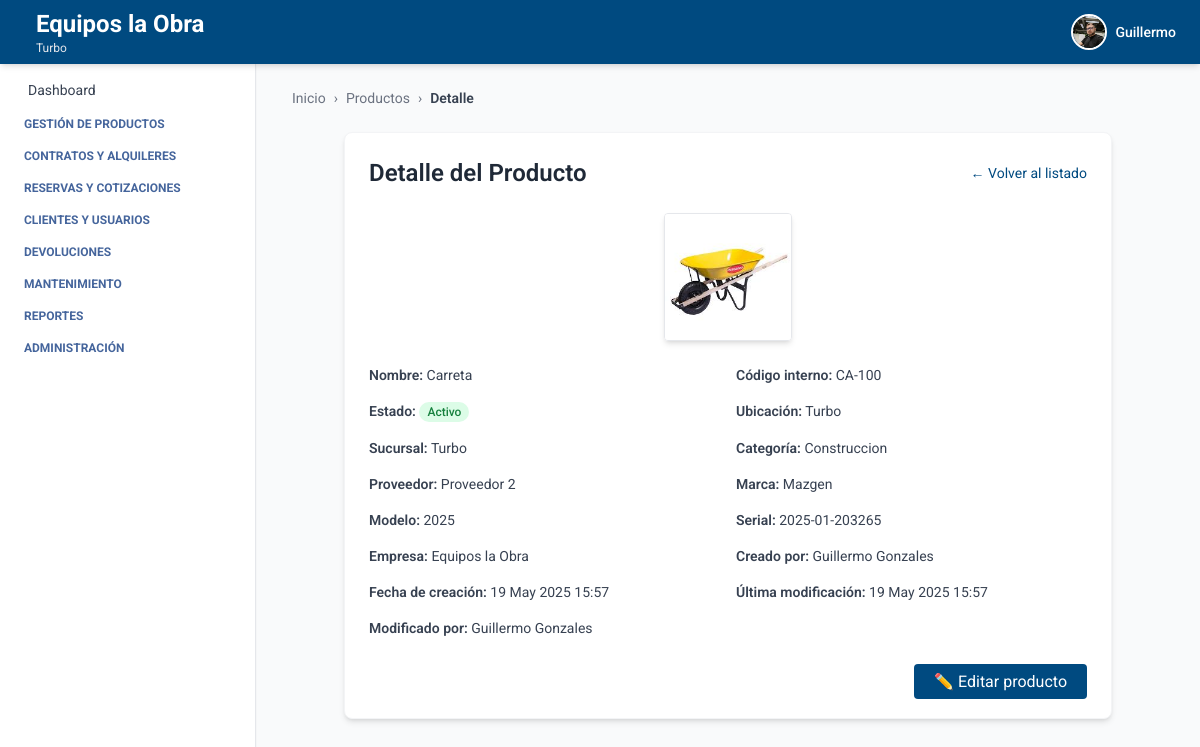
The app's page /productos/detalles/12/ (signed in), older data.
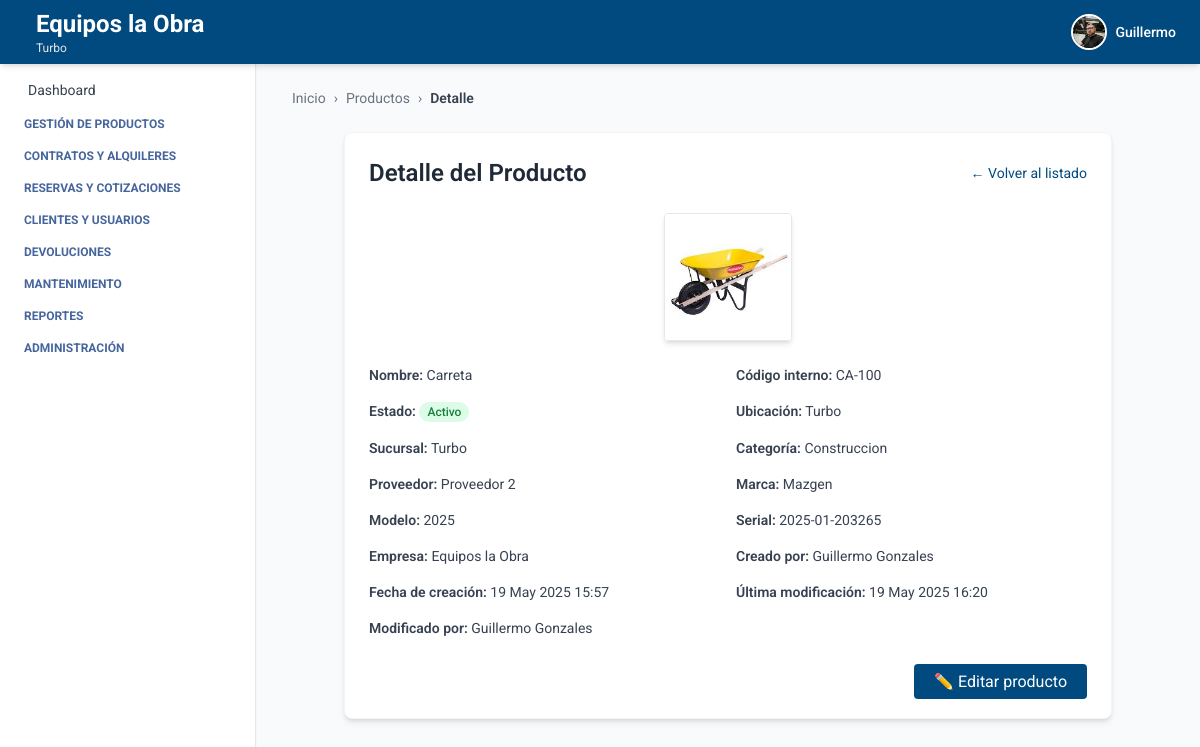
The same page, newer data.
### producto/models.py (models this page shows, shortened)
class Producto(models.Model):
    ESTADOS = [
        ("activo", "Activo"),
        ("inactivo", "Inactivo"),
        ("disponible", "Disponible"),
        ("no_disponible", "No disponible"),
    ]
    nombre = models.CharField(max_length=100)
    descripcion = models.TextField()
    codigo_interno = models.CharField(max_length=50)
    estado = models.CharField(max_length=20, choices=ESTADOS, default="activo")
    iva_porcentaje = models.DecimalField(max_digits=5, decimal_places=2, default=0, help_text="Porcentaje de IVA aplicado al producto")
    ubicacion_actual = models.CharField(max_length=100)
    marca = models.CharField(max_length=100, blank=True, null=True)
    modelo = models.CharField(max_length=100, blank=True, null=True)
    serial = models.CharField(max_length=100, blank=True, null=True)
    imagen = models.ImageField(upload_to="media/productos/", null=True, blank=True)
    empresa = models.ForeignKey(Empresa, on_delete=models.CASCADE, related_name='productos', default=1)
    sucursal = models.ForeignKey(Sucursal, on_delete=models.CASCADE, related_name='productos', default=1)
    categoria = models.ForeignKey(Categoria, on_delete=models.SET_NULL, null=True, blank=True, related_name='productos')
    proveedor = models.ForeignKey(Proveedor, on_delete=models.SET_NULL, null=True, blank=True, related_name='productos')
    created_at = models.DateTimeField(auto_now_add=True)
    updated_at = models.DateTimeField(auto_now=True)
    creado_por = models.CharField(max_length=100, blank=True, null=True)
    modificado_por = models.CharField(max_length=100, blank=True, null=True)
    class Meta:
        ordering = ['nombre']
        verbose_name = 'Producto'
        verbose_name_plural = 'Productos'
        constraints = [
            models.UniqueConstraint(fields=['empresa', 'codigo_interno'], name='unique_codigo_por_empresa')
        ]

class Categoria(models.Model):
    nombre = models.CharField(max_length=100, null=False)
    descripcion = models.TextField(blank=True, null=False)
    empresa = models.ForeignKey(Empresa, on_delete=models.CASCADE, related_name='categorias', default=1)
    class Meta:
        verbose_name = 'Categoría'
        verbose_name_plural = 'Categorías'
        unique_together = ('nombre', 'empresa')
        ordering = ['nombre']

class Proveedor(models.Model):
    ESTADOS = [
        ("activo", "Activo"),
        ("inactivo", "Inactivo"),
    ]
    nombre = models.CharField(max_length=100)
    nit = models.CharField(max_length=50, unique=True)
    ciudad = models.CharField(max_length=100, blank=True, null=True)
    direccion = models.CharField(max_length=255, blank=True, null=True)
    departamento = models.CharField(max_length=100, blank=True, null=True)
    telefono = models.CharField(max_length=20, blank=True, null=True)
    estado = models.CharField(max_length=20, choices=ESTADOS, default="activo")
    empresa = models.ForeignKey(Empresa, on_delete=models.CASCADE, related_name='proveedores', default=1)

### empresa/models.py (models this page shows, shortened)
class Sucursal(models.Model):
    ESTADOS = [
        ("activo", "Activo"),
        ("inactivo", "Inactivo"),
    ]
    empresa = models.ForeignKey(Empresa, related_name='sucursales', on_delete=models.CASCADE)
    nombre = models.CharField(max_length=100)
    ciudad = models.CharField(max_length=100)
    direccion = models.CharField(max_length=255)
    departamento = models.CharField(max_length=100, blank=True, null=True)
    telefono = models.CharField(max_length=20, blank=True, null=True)
    estado = models.CharField(max_length=20, choices=ESTADOS, default="activo")

class Empresa(models.Model):
    ESTADOS = [
        ("activo", "Activo"),
        ("inactivo", "Inactivo"),
    ]
    nombre = models.CharField(max_length=100)
    nit = models.CharField(max_length=50, unique=True)
    ciudad = models.CharField(max_length=100, blank=True, null=True)
    direccion = models.CharField(max_length=255, blank=True, null=True)
    departamento = models.CharField(max_length=100, blank=True, null=True)
    telefono = models.CharField(max_length=20, blank=True, null=True)
    estado = models.CharField(max_length=20, choices=ESTADOS, default="activo")

### producto/views_producto.py (the view)
# urls.py: path('detalles/<int:pk>/', ProductoDetailView.as_view(), name='detalle_producto'),
class ProductoDetailView(LoginRequiredMixin, BreadcrumbMixin, DetailView):
    model = Producto
    template_name = 'producto_detalle.html'
    context_object_name = 'producto'
    breadcrumb_items = [
        ("Productos", reverse_lazy("producto_list")),
        ("Detalle", None)
    ]

### core/views.py (called while the page is built)
    def get_context_data(self, **kwargs):
        context = super().get_context_data(**kwargs)
        context["home"] = self.home_url
        context["breadcrumb_items"] = self.breadcrumb_items
        return context

### producto/templates/producto_detalle.html
{% extends 'index.html' %}
{% block breadcrumb %}
  {% include 'breadcrumb.html' with home='/' breadcrumbs=breadcrumb_items %}
{% endblock %}
{% block content %}
<div class="max-w-3xl mx-auto mt-6 bg-white p-6 rounded-lg shadow-md border border-gray-100">
  <div class="flex justify-between items-center mb-6">
    <h2 class="text-2xl font-semibold text-gray-800">Detalle del Producto</h2>
    <a href="{% url 'producto_list' %}" class="text-sm text-[var(--primary-color)] hover:underline">← Volver al listado</a>
  </div>
  {% if producto.imagen %}
    <div class="flex justify-center mb-6">
      <img src="{{ producto.imagen.url }}" alt="{{ producto.nombre }}"
           class="w-32 h-32 object-cover rounded shadow-md border border-gray-200" />
    </div>
  {% endif %}
  <div class="grid grid-cols-2 gap-4 text-sm text-gray-700">
    <p><span class="font-semibold">Nombre:</span> {{ producto.nombre }}</p>
    <p><span class="font-semibold">Código interno:</span> {{ producto.codigo_interno }}</p>
    <p>
      <span class="font-semibold">Estado:</span>
      <span class="inline-block px-2 py-0.5 rounded-full text-xs font-medium
        {% if producto.estado == 'activo' %}
          bg-green-100 text-green-700
        {% else %}
          bg-red-100 text-red-700
        {% endif %}">
        {{ producto.get_estado_display }}
      </span>
    </p>
    <p><span class="font-semibold">Ubicación:</span> {{ producto.ubicacion_actual }}</p>
    <p><span class="font-semibold">Sucursal:</span> {{ producto.sucursal.nombre }}</p>
    <p><span class="font-semibold">Categoría:</span> {{ producto.categoria.nombre }}</p>
    <p><span class="font-semibold">Proveedor:</span> {{ producto.proveedor.nombre }}</p>
    <p><span class="font-semibold">Marca:</span> {{ producto.marca }}</p>
    <p><span class="font-semibold">Modelo:</span> {{ producto.modelo }}</p>
    <p><span class="font-semibold">Serial:</span> {{ producto.serial }}</p>
    <p><span class="font-semibold">Empresa:</span> {{ producto.empresa.nombre }}</p>
    <p><span class="font-semibold">Creado por:</span> {{ producto.creado_por }}</p>
    <p><span class="font-semibold">Fecha de creación:</span> {{ producto.created_at|date:"d M Y H:i" }}</p>
    <p><span class="font-semibold">Última modificación:</span> {{ producto.updated_at|date:"d M Y H:i" }}</p>
    <p><span class="font-semibold">Modificado por:</span> {{ producto.modificado_por }}</p>
  </div>
  <div class="mt-8 text-right">
    <a href="{% url 'editar_producto' producto.id %}"
       class="bg-[var(--primary-color)] text-white px-5 py-2 rounded hover:bg-blue-700 transition duration-200">
      ✏️ Editar producto
    </a>
  </div>
</div>
{% endblock %}

Row changes from the older to the newer data that the page shows:
changed Producto "Carreta": updated_at "19 May 2025 15:57" → "19 May 2025 16:20"
